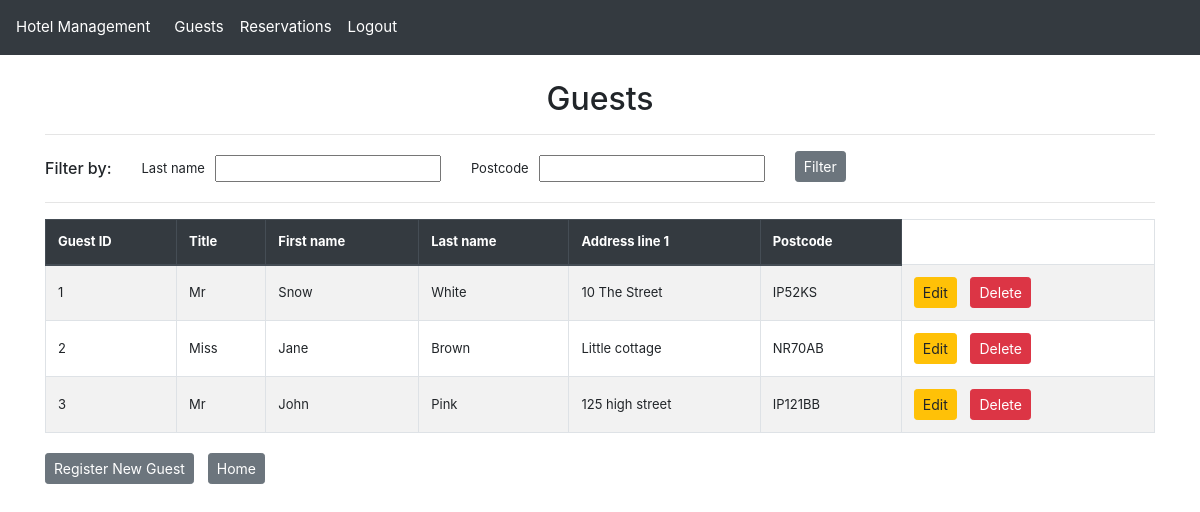
Page /guest/ (signed in) on the earlier database version.
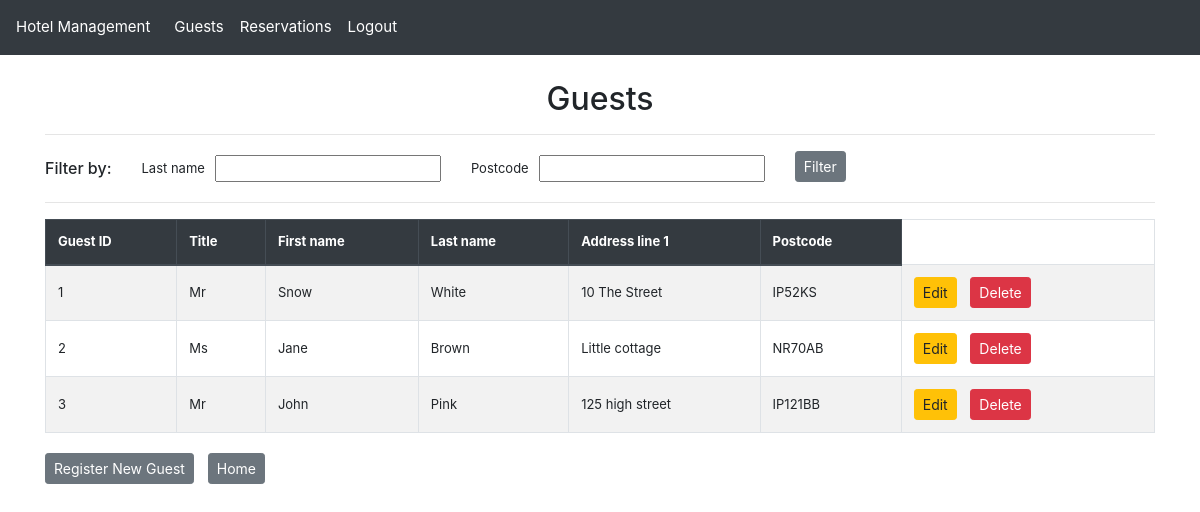
Same page on the later database version.
### hotel_app/models.py (models this page shows, shortened)
class Guest(models.Model):
    guest_id = models.AutoField(primary_key=True)  # Unique identifier for each guest
    title = models.CharField(
        max_length=10,
        validators=[validate_title]
    )  # Guest's title (Mr., Mrs., Ms., etc.)
    first_name = models.CharField(
        max_length=50,
        validators=[
            RegexValidator(
                r'^[A-Za-z\-\' ]+$',
                message="First name can only contain letters, hyphens, apostrophes and spaces"
            )
        ]
    )  # Guest's first name
    last_name = models.CharField(
        max_length=50,
        validators=[
            RegexValidator(
                r'^[A-Za-z\-\' ]+$',
                message="Last name can only contain letters, hyphens, apostrophes and spaces"
            )
        ]
    )  # Guest's last name
    phone_number = models.CharField(
        max_length=11,
        validators=[
            RegexValidator(
                r'^(07\d{9}|0\d{10})$',
                message="Phone number must be a valid UK number with only digits (e.g., '07123456789' or '02012345678')"
            )
        ]
    )  # Contact phone number
    email = models.EmailField(
        max_length=320,
        validators=[
            RegexValidator(
                r'^[a-zA-Z0-9._%+-]+@[a-zA-Z0-9.-]+\.[a-zA-Z]{2,}$',
                message="Please enter a valid email address"
            )
        ]
    )  # Contact email address
    address_line1 = models.CharField(
        max_length=80,
        validators=[
            RegexValidator(
                r'^[A-Za-z0-9\-\',\. ]+$',
                message="Address can only contain letters, numbers, hyphens, apostrophes, commas, periods and spaces"
            )
        ]
    )  # Primary address line
    address_line2 = models.CharField(
        max_length=80,
        blank=True,
        null=True,
        validators=[
            RegexValidator(
                r'^[A-Za-z0-9\-\',\. ]+$',
                message="Address can only contain letters, numbers, hyphens, apostrophes, commas, periods and spaces"
            )
        ]
    )  # Secondary address line (optional)
    city = models.CharField(
        max_length=80,
        validators=[
            RegexValidator(
                r'^[A-Za-z\-\' ]+$',
                message="City can only contain letters, hyphens, apostrophes and spaces"
            )
        ]
    )  # City of residence
    county = models.CharField(
        max_length=80,
        validators=[
            RegexValidator(
                r'^[A-Za-z\-\' ]+$',
                message="County can only contain letters, hyphens, apostrophes and spaces"
            )
        ]
    )  # County/state/region
    postcode = models.CharField(
        max_length=8,
        validators=[
            RegexValidator(
                r'^([A-Za-z][A-Ha-hJ-Yj-y]?\d[A-Za-z\d]? ?\d[A-Za-z]{2}|GIR ?0A{2})$',
                message="Please enter a valid UK postcode (e.g., 'SW1A 1AA', 'M1 1AA' or 'B338TH')"
            )
        ]
    )  # Postal/ZIP code

### hotel_app/views.py (the view, shortened to what this page needs)
# urls.py: path('guest/', views.guest_list_view, name="guest_list"),  # List all guests
@login_required
def guest_list_view(request):
    guest_filter = GuestFilter(request.GET, queryset=Guest.objects.all())
    validation_errors = []
    if validation_errors:
        from django.contrib import messages
        for error in validation_errors:
            messages.error(request, error)
        guest_filter = GuestFilter(queryset=Guest.objects.all())
    return render(request, 'guest_list.html', {
        'filter': guest_filter
    })

### hotel_app/filters.py (called while the page is built)
    @property
    def qs(self):
        qs = super().qs
        if self.data.get('last_name'):
            is_valid, error = self.validate_last_name(self.data['last_name'])
            if not is_valid:
                logger.warning(f"Invalid last name format: {self.data['last_name']}")
                return self.queryset.none()  # Return empty queryset for invalid input
        return qs

### hotel_app/templatetags/custom_filters.py (called while the page is built)
@register.filter(name='is_in_group')
def is_in_group(user, group_name):
    return user.groups.filter(name=group_name).exists()

### hotel_app/templates/guest_list.html (shortened to what this page needs)
{% extends "guest_list_base.html" %}
{% block heading %}
Guests
{% endblock %}
{% block actions %}
<div class="button-group">
    <a href="{% url 'guest_update' guest.guest_id %}" class="btn btn-warning btn-sm" >Edit</a>
    <a href="{% url 'guest_delete' guest.guest_id %}" class="btn btn-danger btn-sm" >Delete</a>
</div>
{% endblock %}
{% block footer %}
<div class="button-group">
    <a href="{% url 'guest_create' %}?mode=list" class="btn btn-secondary btn-sm">Register New Guest</a>
    <a href="{% url 'home' %}" class="btn btn-secondary btn-sm">Home</a>
</div>
{% endblock %}

### hotel_app/templates/guest_list_base.html (shortened to what this page needs)
{% extends "base.html" %}
{% block content %}
    <h2 class="text-center">{% block heading %}{% endblock %}</h2>
    <hr>
    <div class="row align-items-center">
        <div class="col-auto text-center" style="font-size: 13px; vertical-align: middle;">
            <h6 class="fw-bold mb-0">Filter by:</h6>
        </div>
        <div class="col">
            <form method="get" class="row g-3">
                {% for field in filter.form %}
                <div class="col-md-auto d-flex align-items-center mt-1 mb-1">
                    <label for="{{ field.id_for_label }}" class="form-label fw-bold" style="font-size: 13px; margin-right: 10px; margin-bottom: 0; vertical-align: middle;">{{ field.label }}</label>
                    {{ field }}
                </div>
                {% endfor %}
                <div class="col-md-auto">
                    <button type="submit" class="btn btn-secondary btn-sm">Filter</button>
                </div>
            </form>
        </div>
    </div>
    <hr>
    <table class="table table-bordered table-striped ">
        <thead class="thead-dark">
            <tr>
                <th>Guest ID</th>
                <th>Title</th>
                <th>First name</th>
                <th>Last name</th>
                <th>Address line 1</th>
                <th>Postcode</th>
            </tr>
        </thead>
        <tbody>
            {% for guest in filter.qs %}
            <tr>
                <td>{{ guest.guest_id }} </td>
                <td>{{ guest.title }} </td>
                <td>{{ guest.first_name }} </td>
                <td>{{ guest.last_name }} </td>
                <td>{{ guest.address_line1 }} </td>
                <td>{{ guest.postcode }} </td>
                <td>
                    {% block actions %}{% endblock %}
                </td>
            </tr>
            {% endfor %}
        </tbody>
    </table>
{% endblock %}

Differences in the rows shown:
changed Guest "Jane": title "Miss" → "Ms"
